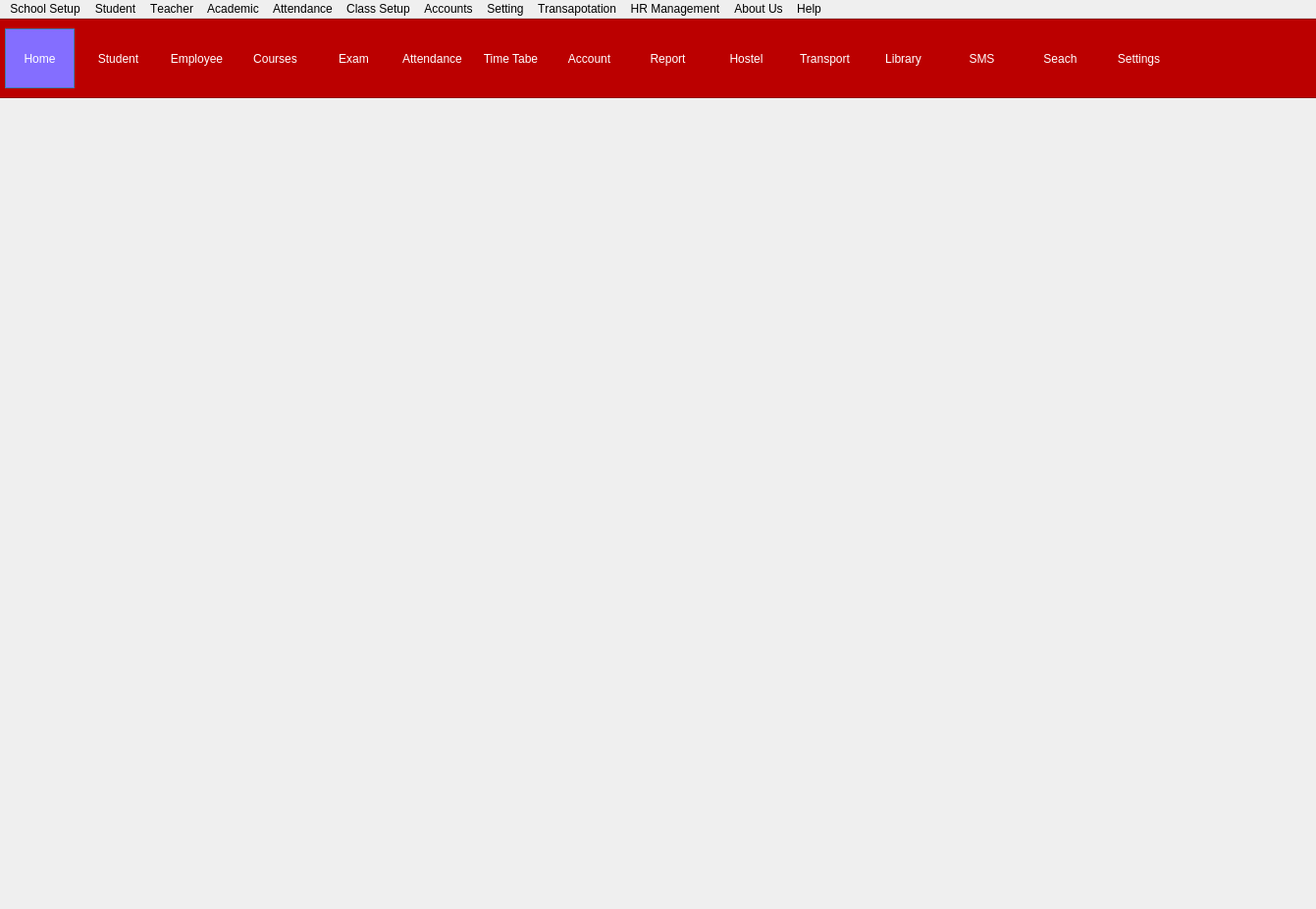
<?xml version="1.0" encoding="UTF-8"?>
<ui version="4.0">
 <class>dashboard</class>
 <widget class="QMainWindow" name="dashboard">
  <property name="geometry">
   <rect>
    <x>0</x>
    <y>0</y>
    <width>1341</width>
    <height>926</height>
   </rect>
  </property>
  <property name="font">
   <font>
    <weight>50</weight>
    <bold>false</bold>
    <kerning>false</kerning>
   </font>
  </property>
  <property name="windowTitle">
   <string>MainWindow</string>
  </property>
  <property name="styleSheet">
   <string notr="true"/>
  </property>
  <widget class="QWidget" name="centralwidget">
   <widget class="QFrame" name="frame">
    <property name="geometry">
     <rect>
      <x>-5</x>
      <y>0</y>
      <width>1371</width>
      <height>81</height>
     </rect>
    </property>
    <property name="styleSheet">
     <string notr="true">QFrame#frame{
background-color:#BB0000;
	}
QToolButton{
background-color:transparent;
border:none;
color:white;
}
QToolButton:checked,QToolButton:pressed{
background-color: rgb(132, 110, 255);
border:1px solid rgb(60,127,177);
}
QToolButton:hover
{
background-color: rgb(0, 77, 116);
}
QToolButton:checked:hover{
background-color: rgb(132, 110, 255);

}

</string>
    </property>
    <property name="frameShape">
     <enum>QFrame::StyledPanel</enum>
    </property>
    <property name="frameShadow">
     <enum>QFrame::Raised</enum>
    </property>
    <widget class="QToolButton" name="student">
     <property name="geometry">
      <rect>
       <x>90</x>
       <y>10</y>
       <width>71</width>
       <height>61</height>
      </rect>
     </property>
     <property name="text">
      <string>Student</string>
     </property>
     <property name="icon">
      <iconset resource="icon.qrc">
       <normaloff>:/new/prefix1/icon/student.png</normaloff>:/new/prefix1/icon/student.png</iconset>
     </property>
     <property name="iconSize">
      <size>
       <width>50</width>
       <height>39</height>
      </size>
     </property>
     <property name="checkable">
      <bool>true</bool>
     </property>
     <property name="autoExclusive">
      <bool>true</bool>
     </property>
     <property name="toolButtonStyle">
      <enum>Qt::ToolButtonTextUnderIcon</enum>
     </property>
    </widget>
    <widget class="QToolButton" name="Employees">
     <property name="geometry">
      <rect>
       <x>170</x>
       <y>10</y>
       <width>71</width>
       <height>61</height>
      </rect>
     </property>
     <property name="text">
      <string>Employee</string>
     </property>
     <property name="icon">
      <iconset resource="icon.qrc">
       <normaloff>:/new/prefix1/icon/employee.png</normaloff>:/new/prefix1/icon/employee.png</iconset>
     </property>
     <property name="iconSize">
      <size>
       <width>50</width>
       <height>39</height>
      </size>
     </property>
     <property name="checkable">
      <bool>true</bool>
     </property>
     <property name="autoExclusive">
      <bool>true</bool>
     </property>
     <property name="toolButtonStyle">
      <enum>Qt::ToolButtonTextUnderIcon</enum>
     </property>
    </widget>
    <widget class="QToolButton" name="Courses">
     <property name="geometry">
      <rect>
       <x>250</x>
       <y>10</y>
       <width>71</width>
       <height>61</height>
      </rect>
     </property>
     <property name="text">
      <string>Courses</string>
     </property>
     <property name="icon">
      <iconset resource="icon.qrc">
       <normaloff>:/new/prefix1/icon/courses.png</normaloff>:/new/prefix1/icon/courses.png</iconset>
     </property>
     <property name="iconSize">
      <size>
       <width>50</width>
       <height>39</height>
      </size>
     </property>
     <property name="checkable">
      <bool>true</bool>
     </property>
     <property name="autoExclusive">
      <bool>true</bool>
     </property>
     <property name="toolButtonStyle">
      <enum>Qt::ToolButtonTextUnderIcon</enum>
     </property>
    </widget>
    <widget class="QToolButton" name="Home">
     <property name="geometry">
      <rect>
       <x>10</x>
       <y>10</y>
       <width>71</width>
       <height>61</height>
      </rect>
     </property>
     <property name="styleSheet">
      <string notr="true">QToolbutton #Home{
	border-color: transparent;
}</string>
     </property>
     <property name="text">
      <string>Home</string>
     </property>
     <property name="icon">
      <iconset resource="icon.qrc">
       <normaloff>:/new/prefix1/icon/Home-icon.png</normaloff>:/new/prefix1/icon/Home-icon.png</iconset>
     </property>
     <property name="iconSize">
      <size>
       <width>50</width>
       <height>39</height>
      </size>
     </property>
     <property name="checkable">
      <bool>true</bool>
     </property>
     <property name="checked">
      <bool>true</bool>
     </property>
     <property name="autoExclusive">
      <bool>true</bool>
     </property>
     <property name="toolButtonStyle">
      <enum>Qt::ToolButtonTextUnderIcon</enum>
     </property>
     <property name="autoRaise">
      <bool>false</bool>
     </property>
    </widget>
    <widget class="QToolButton" name="Examination">
     <property name="geometry">
      <rect>
       <x>330</x>
       <y>10</y>
       <width>71</width>
       <height>61</height>
      </rect>
     </property>
     <property name="text">
      <string>Exam</string>
     </property>
     <property name="icon">
      <iconset resource="icon.qrc">
       <normaloff>:/new/prefix1/icon/exam.png</normaloff>:/new/prefix1/icon/exam.png</iconset>
     </property>
     <property name="iconSize">
      <size>
       <width>50</width>
       <height>39</height>
      </size>
     </property>
     <property name="checkable">
      <bool>true</bool>
     </property>
     <property name="autoExclusive">
      <bool>true</bool>
     </property>
     <property name="toolButtonStyle">
      <enum>Qt::ToolButtonTextUnderIcon</enum>
     </property>
    </widget>
    <widget class="QToolButton" name="Attendance">
     <property name="geometry">
      <rect>
       <x>410</x>
       <y>10</y>
       <width>71</width>
       <height>61</height>
      </rect>
     </property>
     <property name="text">
      <string>Attendance</string>
     </property>
     <property name="icon">
      <iconset resource="icon.qrc">
       <normaloff>:/new/prefix1/icon/attendence1.png</normaloff>:/new/prefix1/icon/attendence1.png</iconset>
     </property>
     <property name="iconSize">
      <size>
       <width>50</width>
       <height>39</height>
      </size>
     </property>
     <property name="checkable">
      <bool>true</bool>
     </property>
     <property name="autoExclusive">
      <bool>true</bool>
     </property>
     <property name="toolButtonStyle">
      <enum>Qt::ToolButtonTextUnderIcon</enum>
     </property>
    </widget>
    <widget class="QToolButton" name="TimeTable">
     <property name="geometry">
      <rect>
       <x>490</x>
       <y>10</y>
       <width>71</width>
       <height>61</height>
      </rect>
     </property>
     <property name="text">
      <string>Time Tabe</string>
     </property>
     <property name="icon">
      <iconset resource="icon.qrc">
       <normaloff>:/new/prefix1/icon/timetable.png</normaloff>:/new/prefix1/icon/timetable.png</iconset>
     </property>
     <property name="iconSize">
      <size>
       <width>50</width>
       <height>39</height>
      </size>
     </property>
     <property name="checkable">
      <bool>true</bool>
     </property>
     <property name="autoExclusive">
      <bool>true</bool>
     </property>
     <property name="toolButtonStyle">
      <enum>Qt::ToolButtonTextUnderIcon</enum>
     </property>
    </widget>
    <widget class="QToolButton" name="Account">
     <property name="geometry">
      <rect>
       <x>570</x>
       <y>10</y>
       <width>71</width>
       <height>61</height>
      </rect>
     </property>
     <property name="text">
      <string>Account</string>
     </property>
     <property name="icon">
      <iconset resource="icon.qrc">
       <normaloff>:/new/prefix1/icon/fiance.png</normaloff>:/new/prefix1/icon/fiance.png</iconset>
     </property>
     <property name="iconSize">
      <size>
       <width>50</width>
       <height>39</height>
      </size>
     </property>
     <property name="checkable">
      <bool>true</bool>
     </property>
     <property name="autoExclusive">
      <bool>true</bool>
     </property>
     <property name="toolButtonStyle">
      <enum>Qt::ToolButtonTextUnderIcon</enum>
     </property>
    </widget>
    <widget class="QToolButton" name="Report">
     <property name="geometry">
      <rect>
       <x>650</x>
       <y>10</y>
       <width>71</width>
       <height>61</height>
      </rect>
     </property>
     <property name="text">
      <string>Report</string>
     </property>
     <property name="icon">
      <iconset resource="icon.qrc">
       <normaloff>:/new/prefix1/icon/report.png</normaloff>:/new/prefix1/icon/report.png</iconset>
     </property>
     <property name="iconSize">
      <size>
       <width>50</width>
       <height>39</height>
      </size>
     </property>
     <property name="checkable">
      <bool>true</bool>
     </property>
     <property name="autoExclusive">
      <bool>true</bool>
     </property>
     <property name="toolButtonStyle">
      <enum>Qt::ToolButtonTextUnderIcon</enum>
     </property>
    </widget>
    <widget class="QToolButton" name="Settings">
     <property name="geometry">
      <rect>
       <x>1130</x>
       <y>10</y>
       <width>71</width>
       <height>61</height>
      </rect>
     </property>
     <property name="text">
      <string>Settings</string>
     </property>
     <property name="icon">
      <iconset resource="icon.qrc">
       <normaloff>:/new/prefix1/icon/Setting.png</normaloff>:/new/prefix1/icon/Setting.png</iconset>
     </property>
     <property name="iconSize">
      <size>
       <width>50</width>
       <height>39</height>
      </size>
     </property>
     <property name="checkable">
      <bool>true</bool>
     </property>
     <property name="autoExclusive">
      <bool>true</bool>
     </property>
     <property name="toolButtonStyle">
      <enum>Qt::ToolButtonTextUnderIcon</enum>
     </property>
    </widget>
    <widget class="QToolButton" name="Hostel">
     <property name="geometry">
      <rect>
       <x>730</x>
       <y>10</y>
       <width>71</width>
       <height>61</height>
      </rect>
     </property>
     <property name="text">
      <string>Hostel</string>
     </property>
     <property name="icon">
      <iconset resource="icon.qrc">
       <normaloff>:/new/prefix1/icon/Hostel.png</normaloff>:/new/prefix1/icon/Hostel.png</iconset>
     </property>
     <property name="iconSize">
      <size>
       <width>50</width>
       <height>39</height>
      </size>
     </property>
     <property name="checkable">
      <bool>true</bool>
     </property>
     <property name="autoExclusive">
      <bool>true</bool>
     </property>
     <property name="toolButtonStyle">
      <enum>Qt::ToolButtonTextUnderIcon</enum>
     </property>
    </widget>
    <widget class="QToolButton" name="Transport">
     <property name="geometry">
      <rect>
       <x>810</x>
       <y>10</y>
       <width>71</width>
       <height>61</height>
      </rect>
     </property>
     <property name="text">
      <string>Transport</string>
     </property>
     <property name="icon">
      <iconset resource="icon.qrc">
       <normaloff>:/new/prefix1/icon/Travel_Bus.png</normaloff>:/new/prefix1/icon/Travel_Bus.png</iconset>
     </property>
     <property name="iconSize">
      <size>
       <width>50</width>
       <height>39</height>
      </size>
     </property>
     <property name="checkable">
      <bool>true</bool>
     </property>
     <property name="autoExclusive">
      <bool>true</bool>
     </property>
     <property name="toolButtonStyle">
      <enum>Qt::ToolButtonTextUnderIcon</enum>
     </property>
    </widget>
    <widget class="QToolButton" name="Library">
     <property name="geometry">
      <rect>
       <x>890</x>
       <y>10</y>
       <width>71</width>
       <height>61</height>
      </rect>
     </property>
     <property name="styleSheet">
      <string notr="true"/>
     </property>
     <property name="text">
      <string>Library</string>
     </property>
     <property name="icon">
      <iconset resource="icon.qrc">
       <normaloff>:/new/prefix1/icon/Library.png</normaloff>:/new/prefix1/icon/Library.png</iconset>
     </property>
     <property name="iconSize">
      <size>
       <width>50</width>
       <height>39</height>
      </size>
     </property>
     <property name="checkable">
      <bool>true</bool>
     </property>
     <property name="autoExclusive">
      <bool>true</bool>
     </property>
     <property name="toolButtonStyle">
      <enum>Qt::ToolButtonTextUnderIcon</enum>
     </property>
    </widget>
    <widget class="QToolButton" name="SMS">
     <property name="geometry">
      <rect>
       <x>970</x>
       <y>10</y>
       <width>71</width>
       <height>61</height>
      </rect>
     </property>
     <property name="text">
      <string>SMS</string>
     </property>
     <property name="icon">
      <iconset resource="icon.qrc">
       <normaloff>:/new/prefix1/icon/sms.png</normaloff>:/new/prefix1/icon/sms.png</iconset>
     </property>
     <property name="iconSize">
      <size>
       <width>50</width>
       <height>39</height>
      </size>
     </property>
     <property name="checkable">
      <bool>true</bool>
     </property>
     <property name="autoExclusive">
      <bool>true</bool>
     </property>
     <property name="toolButtonStyle">
      <enum>Qt::ToolButtonTextUnderIcon</enum>
     </property>
    </widget>
    <widget class="QToolButton" name="Search">
     <property name="geometry">
      <rect>
       <x>1050</x>
       <y>10</y>
       <width>71</width>
       <height>61</height>
      </rect>
     </property>
     <property name="text">
      <string>Seach</string>
     </property>
     <property name="icon">
      <iconset resource="icon.qrc">
       <normaloff>:/new/prefix1/icon/search.png</normaloff>:/new/prefix1/icon/search.png</iconset>
     </property>
     <property name="iconSize">
      <size>
       <width>50</width>
       <height>39</height>
      </size>
     </property>
     <property name="checkable">
      <bool>true</bool>
     </property>
     <property name="autoExclusive">
      <bool>true</bool>
     </property>
     <property name="toolButtonStyle">
      <enum>Qt::ToolButtonTextUnderIcon</enum>
     </property>
    </widget>
   </widget>
  </widget>
  <widget class="QMenuBar" name="menubar">
   <property name="geometry">
    <rect>
     <x>0</x>
     <y>0</y>
     <width>1341</width>
     <height>21</height>
    </rect>
   </property>
   <widget class="QMenu" name="menuSchool_Setup">
    <property name="title">
     <string>School Setup</string>
    </property>
    <addaction name="actionNew_school_setup"/>
    <addaction name="actionOpen"/>
   </widget>
   <widget class="QMenu" name="menuStudent">
    <property name="title">
     <string>Student</string>
    </property>
    <addaction name="actionAdd_Student"/>
    <addaction name="actionSearch_Student_Info"/>
    <addaction name="actionStudent_Identity_Card"/>
    <addaction name="actionStudent_Profile"/>
   </widget>
   <widget class="QMenu" name="menuTeacher">
    <property name="title">
     <string>Teacher</string>
    </property>
    <addaction name="actionAdd_Teacher"/>
    <addaction name="actionTeacher_Info"/>
   </widget>
   <widget class="QMenu" name="menuAcademic">
    <property name="title">
     <string>Academic</string>
    </property>
    <addaction name="actionReports"/>
    <addaction name="actionCalculate_GPA"/>
    <addaction name="actionTransfer_Cretificate"/>
    <addaction name="actionCharacter_Certificate"/>
    <addaction name="actionMonthly_Test"/>
   </widget>
   <widget class="QMenu" name="menuAttendance">
    <property name="title">
     <string>Attendance</string>
    </property>
    <addaction name="actionAttendance"/>
   </widget>
   <widget class="QMenu" name="menuClass_Setup">
    <property name="title">
     <string>Class Setup</string>
    </property>
    <addaction name="actionAdd_Class"/>
    <addaction name="separator"/>
    <addaction name="actionAdd_Course"/>
    <addaction name="separator"/>
    <addaction name="actionDaily_Routine"/>
    <addaction name="actionHouse_Setup"/>
   </widget>
   <widget class="QMenu" name="menuAccounts">
    <property name="title">
     <string>Accounts</string>
    </property>
    <addaction name="actionFee_Slip"/>
    <addaction name="actionPay_Slip"/>
    <addaction name="actionDaily_Collection"/>
    <addaction name="actionExpenditure"/>
    <addaction name="actionLedger_Sheet"/>
    <addaction name="actionBalance_Sheet"/>
   </widget>
   <widget class="QMenu" name="menuSetting">
    <property name="title">
     <string>Setting</string>
    </property>
    <addaction name="actionView_Log_File"/>
    <addaction name="actionSecurity"/>
    <addaction name="actionUser"/>
   </widget>
   <widget class="QMenu" name="menuTransapotation">
    <property name="title">
     <string>Transapotation</string>
    </property>
   </widget>
   <widget class="QMenu" name="menuHR_Management">
    <property name="title">
     <string>HR Management</string>
    </property>
   </widget>
   <widget class="QMenu" name="menuAbout_Us">
    <property name="title">
     <string>About Us</string>
    </property>
   </widget>
   <widget class="QMenu" name="menuHelp">
    <property name="title">
     <string>Help</string>
    </property>
   </widget>
   <addaction name="menuSchool_Setup"/>
   <addaction name="menuStudent"/>
   <addaction name="menuTeacher"/>
   <addaction name="menuAcademic"/>
   <addaction name="menuAttendance"/>
   <addaction name="menuClass_Setup"/>
   <addaction name="menuAccounts"/>
   <addaction name="menuSetting"/>
   <addaction name="menuTransapotation"/>
   <addaction name="menuHR_Management"/>
   <addaction name="menuAbout_Us"/>
   <addaction name="menuHelp"/>
  </widget>
  <action name="actionNew">
   <property name="text">
    <string>New</string>
   </property>
  </action>
  <action name="actionNew_school_setup">
   <property name="text">
    <string>New school setup</string>
   </property>
  </action>
  <action name="actionOpen">
   <property name="text">
    <string>Open</string>
   </property>
  </action>
  <action name="actionAdd_Student">
   <property name="checkable">
    <bool>false</bool>
   </property>
   <property name="icon">
    <iconset>
     <normaloff>:/new/prefix1/C:/Users/kiran/Desktop/icon/add.ico</normaloff>:/new/prefix1/C:/Users/kiran/Desktop/icon/add.ico</iconset>
   </property>
   <property name="text">
    <string>Add Student</string>
   </property>
   <property name="iconText">
    <string>Add New Student
</string>
   </property>
   <property name="iconVisibleInMenu">
    <bool>true</bool>
   </property>
  </action>
  <action name="actionSearch_Student_Info">
   <property name="icon">
    <iconset>
     <normaloff>:/new/prefix1/C:/Users/kiran/Desktop/icon/student_details_logo.ico</normaloff>:/new/prefix1/C:/Users/kiran/Desktop/icon/student_details_logo.ico</iconset>
   </property>
   <property name="text">
    <string>Search Student Info</string>
   </property>
  </action>
  <action name="actionStudent_Identity_Card">
   <property name="text">
    <string>Student Identity Card</string>
   </property>
  </action>
  <action name="actionStudent_Profile">
   <property name="text">
    <string>Student Profile</string>
   </property>
  </action>
  <action name="actionAdd_Teacher">
   <property name="icon">
    <iconset>
     <normaloff>:/new/prefix1/C:/Users/kiran/Desktop/icon/Administrator 2.png</normaloff>:/new/prefix1/C:/Users/kiran/Desktop/icon/Administrator 2.png</iconset>
   </property>
   <property name="text">
    <string>Add Teacher</string>
   </property>
  </action>
  <action name="actionTeacher_Info">
   <property name="icon">
    <iconset>
     <normaloff>:/new/prefix1/C:/Users/kiran/Desktop/icon/student_details_logo.ico</normaloff>:/new/prefix1/C:/Users/kiran/Desktop/icon/student_details_logo.ico</iconset>
   </property>
   <property name="text">
    <string>Teacher Info</string>
   </property>
  </action>
  <action name="actionReports">
   <property name="icon">
    <iconset>
     <normaloff>:/new/prefix1/C:/Users/kiran/Desktop/icon/show_exam.ico</normaloff>:/new/prefix1/C:/Users/kiran/Desktop/icon/show_exam.ico</iconset>
   </property>
   <property name="text">
    <string>Reports </string>
   </property>
  </action>
  <action name="actionCalculate_GPA">
   <property name="text">
    <string>Calculate GPA</string>
   </property>
  </action>
  <action name="actionTransfer_Cretificate">
   <property name="text">
    <string>Transfer Cretificate</string>
   </property>
  </action>
  <action name="actionCharacter_Certificate">
   <property name="text">
    <string>Character Certificates</string>
   </property>
  </action>
  <action name="actionMonthly_Test">
   <property name="text">
    <string>Monthly Test</string>
   </property>
  </action>
  <action name="actionAttendance">
   <property name="icon">
    <iconset>
     <normaloff>:/new/prefix1/C:/Users/kiran/Desktop/icon/attendence1.png</normaloff>:/new/prefix1/C:/Users/kiran/Desktop/icon/attendence1.png</iconset>
   </property>
   <property name="text">
    <string>Attendance</string>
   </property>
   <property name="iconText">
    <string>Attendance</string>
   </property>
   <property name="statusTip">
    <string/>
   </property>
  </action>
  <action name="actionAdd_Class">
   <property name="text">
    <string>Add Class</string>
   </property>
  </action>
  <action name="actionAdd_Course">
   <property name="text">
    <string>Add Course</string>
   </property>
  </action>
  <action name="actionDaily_Routine">
   <property name="text">
    <string>Daily Routine </string>
   </property>
  </action>
  <action name="actionHouse_Setup">
   <property name="text">
    <string>House Setup</string>
   </property>
  </action>
  <action name="actionFee_Slip">
   <property name="text">
    <string>Fee Slip</string>
   </property>
  </action>
  <action name="actionPay_Slip">
   <property name="text">
    <string>Pay Slip</string>
   </property>
  </action>
  <action name="actionDaily_Collection">
   <property name="text">
    <string>Daily Collection</string>
   </property>
  </action>
  <action name="actionExpenditure">
   <property name="text">
    <string>Expenditure</string>
   </property>
  </action>
  <action name="actionLedger_Sheet">
   <property name="text">
    <string>Ledger Sheet</string>
   </property>
  </action>
  <action name="actionBalance_Sheet">
   <property name="text">
    <string>Balance Sheet</string>
   </property>
  </action>
  <action name="actionView_Log_File">
   <property name="text">
    <string>View Log File</string>
   </property>
  </action>
  <action name="actionSecurity">
   <property name="text">
    <string>Security</string>
   </property>
  </action>
  <action name="actionUser">
   <property name="text">
    <string>User</string>
   </property>
  </action>
  <action name="actionTransaportation">
   <property name="icon">
    <iconset>
     <normaloff>:/new/prefix1/C:/Users/kiran/Desktop/icon/transport_small.ico</normaloff>:/new/prefix1/C:/Users/kiran/Desktop/icon/transport_small.ico</iconset>
   </property>
   <property name="text">
    <string>transaportation</string>
   </property>
  </action>
  <action name="actionSearch">
   <property name="icon">
    <iconset>
     <normaloff>:/new/prefix1/C:/Users/kiran/Desktop/icon/Preview Docment.png</normaloff>:/new/prefix1/C:/Users/kiran/Desktop/icon/Preview Docment.png</iconset>
   </property>
   <property name="text">
    <string>search</string>
   </property>
  </action>
  <action name="actionPrint">
   <property name="icon">
    <iconset>
     <normaloff>:/new/prefix1/C:/Users/kiran/Desktop/icon/print.gif</normaloff>:/new/prefix1/C:/Users/kiran/Desktop/icon/print.gif</iconset>
   </property>
   <property name="text">
    <string>print</string>
   </property>
  </action>
  <action name="actionAccount">
   <property name="checkable">
    <bool>false</bool>
   </property>
   <property name="icon">
    <iconset>
     <normaloff>:/new/prefix1/C:/Users/kiran/Desktop/icon/show_finance.ico</normaloff>
     <normalon>:/new/prefix1/C:/Users/kiran/Desktop/icon/show_finance.ico</normalon>:/new/prefix1/C:/Users/kiran/Desktop/icon/show_finance.ico</iconset>
   </property>
   <property name="text">
    <string>account</string>
   </property>
   <property name="iconText">
    <string>kiran</string>
   </property>
  </action>
  <action name="actionTimetable">
   <property name="icon">
    <iconset>
     <normaloff>:/new/prefix1/C:/Users/kiran/Desktop/icon/show_timetable.ico</normaloff>:/new/prefix1/C:/Users/kiran/Desktop/icon/show_timetable.ico</iconset>
   </property>
   <property name="text">
    <string>Time table</string>
   </property>
   <property name="statusTip">
    <string/>
   </property>
  </action>
  <action name="actionSetting">
   <property name="icon">
    <iconset>
     <normaloff>:/new/prefix1/C:/Users/kiran/Desktop/icon/show_settings.ico</normaloff>:/new/prefix1/C:/Users/kiran/Desktop/icon/show_settings.ico</iconset>
   </property>
   <property name="text">
    <string>setting</string>
   </property>
  </action>
 </widget>
 <resources>
  <include location="icon.qrc"/>
 </resources>
 <connections/>
</ui>
